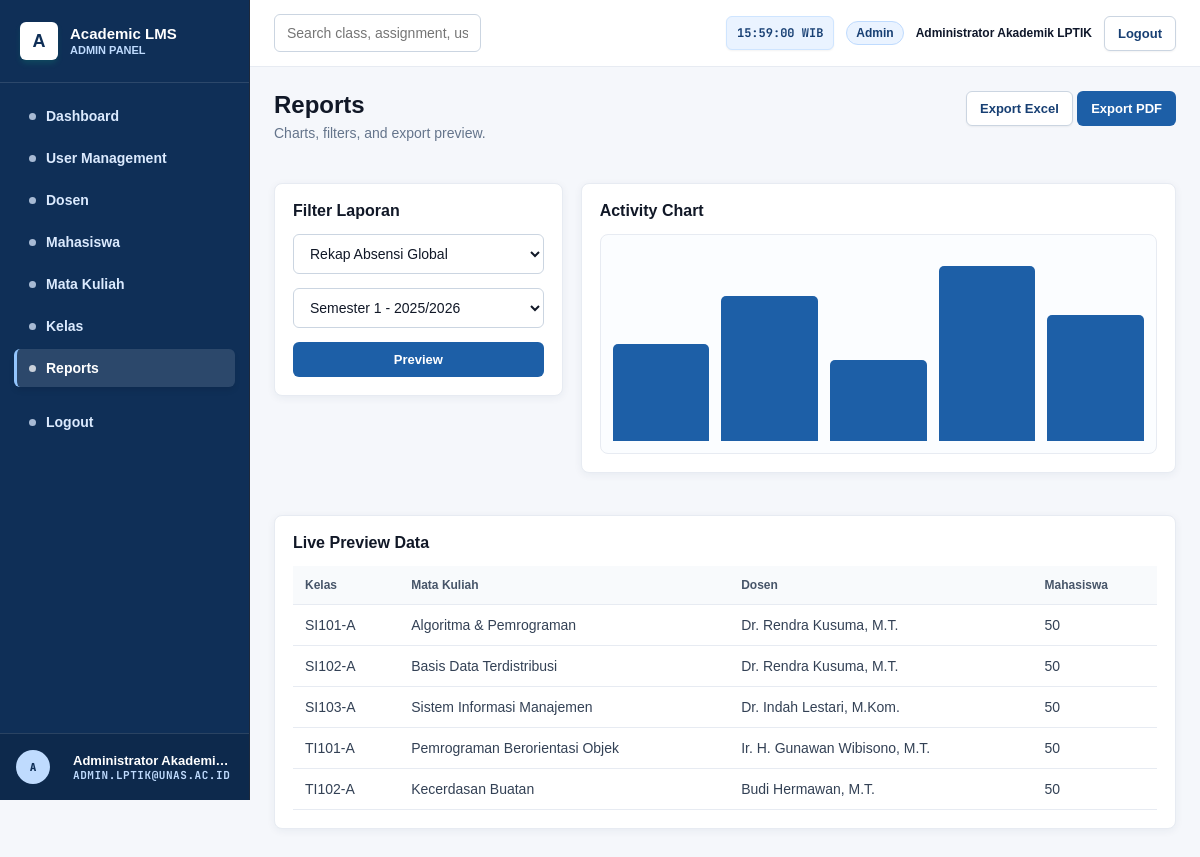
Screenshot of /admin/reports.php (signed in) with the database file from the repository.
### tables this page shows
CREATE TABLE IF NOT EXISTS kelas (
  id INT AUTO_INCREMENT PRIMARY KEY,
  matakuliah_id INT NOT NULL,
  dosen_id INT,
  kode_kelas VARCHAR(50) NOT NULL UNIQUE,
  semester INT NOT NULL,
  tahun_akademik VARCHAR(20) DEFAULT '2025/2026',
  hari VARCHAR(20) NOT NULL,
  jam_mulai TIME NOT NULL,
  jam_selesai TIME NOT NULL,
  ruangan VARCHAR(100) NOT NULL,
  kapasitas INT NOT NULL DEFAULT 40,
  jumlah_mahasiswa INT DEFAULT 0,
  FOREIGN KEY (matakuliah_id) REFERENCES matakuliah(id) ON DELETE CASCADE,
  FOREIGN KEY (dosen_id) REFERENCES dosen(id) ON DELETE SET NULL
);

CREATE TABLE IF NOT EXISTS matakuliah (
  id INT AUTO_INCREMENT PRIMARY KEY,
  kode_matkul VARCHAR(20) NOT NULL UNIQUE,
  nama_matkul VARCHAR(150) NOT NULL,
  sks INT NOT NULL
);

CREATE TABLE IF NOT EXISTS users (
  id INT AUTO_INCREMENT PRIMARY KEY,
  username VARCHAR(50) NOT NULL UNIQUE,
  password VARCHAR(255) NOT NULL,
  nama_lengkap VARCHAR(150) NOT NULL,
  email VARCHAR(100) NOT NULL UNIQUE,
  role ENUM('admin', 'dosen', 'mahasiswa') NOT NULL,
  status ENUM('aktif', 'nonaktif') DEFAULT 'aktif',
  created_at TIMESTAMP DEFAULT CURRENT_TIMESTAMP,
  updated_at TIMESTAMP DEFAULT CURRENT_TIMESTAMP ON UPDATE CURRENT_TIMESTAMP
);

### admin/reports.php (the view, shortened to what this page needs)
<?php
require_once __DIR__ . '/../auth/check_auth.php';
$summary = $pdo->query("SELECT k.kode_kelas, m.nama_matkul, k.jumlah_mahasiswa, u.nama_lengkap AS dosen FROM kelas k JOIN matakuliah m ON k.matakuliah_id=m.id LEFT JOIN dosen d ON k.dosen_id=d.id LEFT JOIN users u ON d.user_id=u.id ORDER BY k.kode_kelas")->fetchAll();
?>
<!DOCTYPE html><html lang="id"><head><link rel="stylesheet" href="../assets/css/app.css"></head>
<body><?php include __DIR__ . '/../components/sidebar.php'; ?><div class="main-content"><?php include __DIR__ . '/../components/header.php'; ?><main class="page-container">
<div class="page-header"><div><h1 class="page-title">Reports</h1><p class="page-subtitle">Charts, filters, and export preview.</p></div><div><button class="btn-secondary">Export Excel</button> <button class="btn-primary">Export PDF</button></div></div>
<div class="split-grid"><div class="card"><h3 class="card-title">Filter Laporan</h3><form class="form-stack"><select><option>Rekap Absensi Global</option><option>Rekap Nilai Akhir Per Kelas</option><option>Log Keaktifan Mengajar Dosen</option></select><select><option>Semester 1 - 2025/2026</option></select><button class="btn-primary">Preview</button></form></div><div class="card col-span-2"><h3 class="card-title">Activity Chart</h3><div class="chart-box"><div class="bar" style="height:50%"></div><div class="bar" style="height:75%"></div><div class="bar" style="height:42%"></div><div class="bar" style="height:90%"></div><div class="bar" style="height:65%"></div></div></div></div>
<div class="card"><h3 class="card-title">Live Preview Data</h3><div class="table-wrap"><table><thead><tr><th>Kelas</th><th>Mata Kuliah</th><th>Dosen</th><th>Mahasiswa</th></tr></thead><tbody><?php foreach ($summary as $s): ?><tr><td><?= htmlspecialchars($s['kode_kelas']) ?></td><td><?= htmlspecialchars($s['nama_matkul']) ?></td><td><?= htmlspecialchars($s['dosen'] ?? '-') ?></td><td><?= $s['jumlah_mahasiswa'] ?></td></tr><?php endforeach; ?></tbody></table></div></div>
</main></div></body></html>

### rows the page displays
kelas: kode_kelas "SI101-A", matakuliah.nama_matkul "Algoritma & Pemrograman", users.nama_lengkap "Dr. Rendra Kusuma, M.T.", jumlah_mahasiswa "50"
kelas: kode_kelas "SI102-A", matakuliah.nama_matkul "Basis Data Terdistribusi", users.nama_lengkap "Dr. Rendra Kusuma, M.T.", jumlah_mahasiswa "50"
kelas: kode_kelas "SI103-A", matakuliah.nama_matkul "Sistem Informasi Manajemen", users.nama_lengkap "Dr. Indah Lestari, M.Kom.", jumlah_mahasiswa "50"
kelas: kode_kelas "TI101-A", matakuliah.nama_matkul "Pemrograman Berorientasi Objek", users.nama_lengkap "Ir. H. Gunawan Wibisono, M.T.", jumlah_mahasiswa "50"
kelas: kode_kelas "TI102-A", matakuliah.nama_matkul "Kecerdasan Buatan", users.nama_lengkap "Budi Hermawan, M.T.", jumlah_mahasiswa "50"

### other values shown
$current_role "ADMIN"
$item[0] "Dashboard"
$item[0] "User Management"
$item[0] "Dosen"
$item[0] "Mahasiswa"
$item[0] "Mata Kuliah"
$item[0] "Kelas"
$item[0] "Reports"
substr($_SESSION['nama_lengkap'] ?? 'U', 0, 1) "A"
$_SESSION['nama_lengkap'] "Administrator Akademi…"
$_SESSION['email'] "ADMIN.LPTIK@UNAS.AC.ID"
$current_role "Admin"
$user_display_name "Administrator Akademik LPTIK"
